Frame 1 (no input): blank canvas, image omitted
Frame 60 (the mouse pressed at the canvas centre just before this capture): blank canvas, image omitted
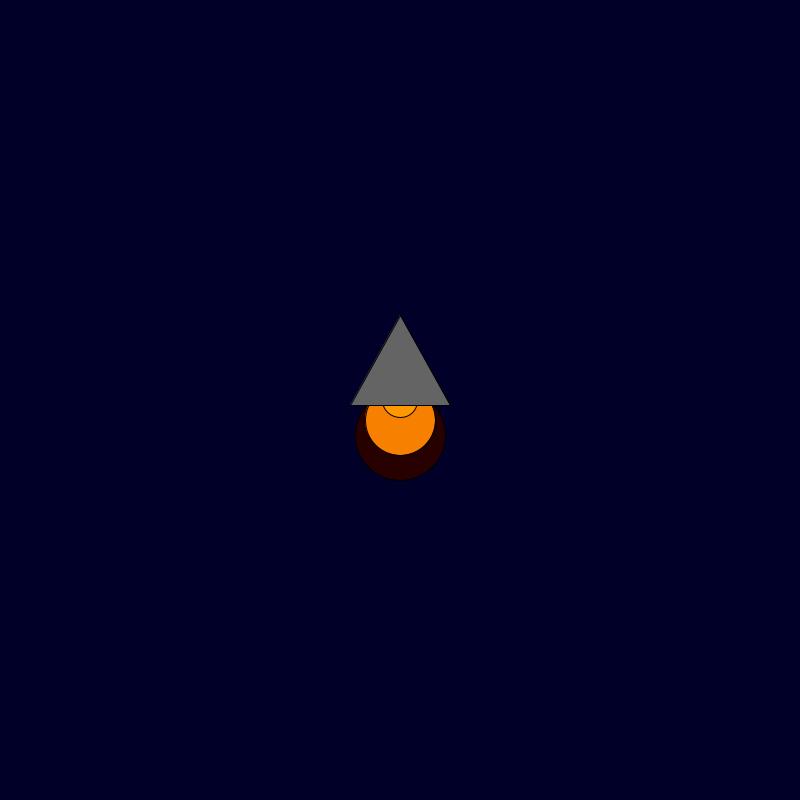
Frame 120 (the mouse held since frame 60 and released just before this capture)

The Processing sketch whose frames 1 and 60 were blank and that drew this single picture after the mouse press (run headless with seeded random() and noise(); from frame 60 on, the mouse is pressed at the canvas centre):

// Processing sketch: rocket_ship
// ── rocket_ship.pde
int x = 400; 
int y = 600; 

void setup() {
 size(800, 800);
  

}

void draw() {
    background(0, 0, 40);
if(mousePressed){
  
    fill(random(255), 0, 0);
    ellipse(x, y + 130, 90, 90);
    fill(248, 128, 0);
    ellipse(x, y + 115, 70, 70);
    fill(255, 153, 0);
    ellipse(x, y + 95, 35, 35);
    fill(100, 100, 100);
    triangle(x, y + 10, x + 50, y + 100, x - 50, y + 100);
y-=5;




}
}
